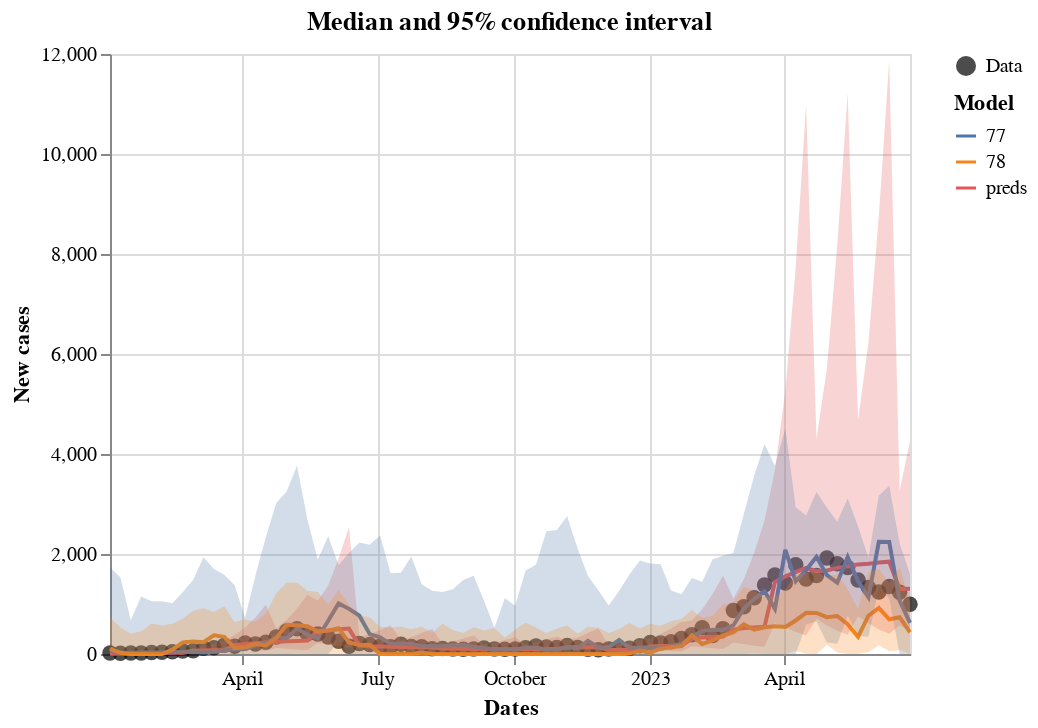

The notebook cell this image was saved under:
### Markdown cell above
To generate a plot of the predictions, you can use the following:

### Code cell
score.plot_predictions()

### Figure 1 — Vega-Lite specification as saved in the notebook (floating-point values rounded to 4 significant figures; data arrays with more than 128 entries replaced by an {"elided": "..."} marker saying what was removed)
{"config": {"view": {"continuousWidth": 300, "continuousHeight": 300}}, "layer": [{"data": {"name": "data-1fff263b8dfc65f577a4f4b19354459e"}, "mark": {"type": "circle", "size": 60}, "encoding": {"color": {"field": "legend", "legend": {"title": null}, "scale": {"range": ["black"]}, "type": "nominal"}, "x": {"field": "dates", "type": "temporal"}, "y": {"field": "casos", "type": "quantitative"}}}, {"data": {"name": "data-cafb0834806632e86c62426c17f485b2"}, "mark": {"type": "line"}, "encoding": {"color": {"field": "model", "legend": {"title": "Model"}, "type": "nominal"}, "x": {"field": "dates", "title": "Dates", "type": "temporal"}, "y": {"field": "preds", "title": "New cases", "type": "quantitative"}}, "title": "Median and 95% confidence interval"}, {"data": {"name": "data-cafb0834806632e86c62426c17f485b2"}, "mark": {"type": "area", "opacity": 0.25}, "encoding": {"color": {"field": "model", "legend": null, "type": "nominal"}, "x": {"field": "dates", "type": "temporal"}, "y": {"field": "lower", "type": "quantitative"}, "y2": {"field": "upper"}}, "title": "Median and 95% confidence interval"}, {"data": {"name": "data-cafb0834806632e86c62426c17f485b2"}, "mark": {"type": "point"}, "encoding": {"color": {"field": "model", "legend": null, "type": "nominal"}, "opacity": {"condition": {"param": "param_3", "value": 1, "empty": false}, "value": 0}, "x": {"field": "dates", "title": "Dates", "type": "temporal"}, "y": {"field": "preds", "title": "New cases", "type": "quantitative"}}, "title": "Median and 95% confidence interval"}, {"data": {"name": "data-3e6c12df7cc6890161fd69aa359fe213"}, "mark": {"type": "rule", "color": "gray"}, "encoding": {"opacity": {"condition": {"param": "param_3", "value": 0.3, "empty": false}, "value": 0}, "tooltip": [{"field": "dates", "title": "Date", "type": "temporal"}, {"field": "preds", "format": ".0f", "type": "quantitative"}, {"field": "77", "format": ".0f", "type": "quantitative"}, {"field": "78", "format": ".0f", "type": "quantitative"}, {"field": "cases", "format": ".0f", "type": "quantitative"}], "x": {"field": "dates", "type": "temporal"}}, "name": "view_3", "transform": [{"pivot": "model", "value": "preds", "groupby": ["dates"]}]}], "height": 300, "params": [{"name": "param_3", "select": {"type": "point", "fields": ["dates"], "nearest": true, "on": "pointerover"}, "views": ["view_3"]}], "resolve": {"scale": {"color": "independent"}}, "width": 400, "$schema": "https://vega.github.io/schema/vega-lite/v5.17.0.json", "datasets": {"data-1fff263b8dfc65f577a4f4b19354459e": [{"dates": "2022-01-02T00:00:00", "casos": 21.0, "legend": "Data"}, {"dates": "2022-01-09T00:00:00", "casos": 14.0, "legend": "Data"}, {"dates": "2022-01-16T00:00:00", "casos": 22.0, "legend": "Data"}, {"dates": "2022-01-23T00:00:00", "casos": 19.0, "legend": "Data"}, {"dates": "2022-01-30T00:00:00", "casos": 31.0, "legend": "Data"}, {"dates": "2022-02-06T00:00:00", "casos": 35.0, "legend": "Data"}, {"dates": "2022-02-13T00:00:00", "casos": 47.0, "legend": "Data"}, {"dates": "2022-02-20T00:00:00", "casos": 62.0, "legend": "Data"}, {"dates": "2022-02-27T00:00:00", "casos": 66.0, "legend": "Data"}, {"dates": "2022-03-06T00:00:00", "casos": 116.0, "legend": "Data"}, {"dates": "2022-03-13T00:00:00", "casos": 126.0, "legend": "Data"}, {"dates": "2022-03-20T00:00:00", "casos": 177.0, "legend": "Data"}, {"dates": "2022-03-27T00:00:00", "casos": 153.0, "legend": "Data"}, {"dates": "2022-04-03T00:00:00", "casos": 222.0, "legend": "Data"}, {"dates": "2022-04-10T00:00:00", "casos": 201.0, "legend": "Data"}, {"dates": "2022-04-17T00:00:00", "casos": 234.0, "legend": "Data"}, {"dates": "2022-04-24T00:00:00", "casos": 342.0, "legend": "Data"}, {"dates": "2022-05-01T00:00:00", "casos": 461.0, "legend": "Data"}, {"dates": "2022-05-08T00:00:00", "casos": 505.0, "legend": "Data"}, {"dates": "2022-05-15T00:00:00", "casos": 406.0, "legend": "Data"}, {"dates": "2022-05-22T00:00:00", "casos": 400.0, "legend": "Data"}, {"dates": "2022-05-29T00:00:00", "casos": 338.0, "legend": "Data"}, {"dates": "2022-06-05T00:00:00", "casos": 255.0, "legend": "Data"}, {"dates": "2022-06-12T00:00:00", "casos": 153.0, "legend": "Data"}, {"dates": "2022-06-19T00:00:00", "casos": 209.0, "legend": "Data"}, {"dates": "2022-06-26T00:00:00", "casos": 189.0, "legend": "Data"}, {"dates": "2022-07-03T00:00:00", "casos": 155.0, "legend": "Data"}, {"dates": "2022-07-10T00:00:00", "casos": 144.0, "legend": "Data"}, {"dates": "2022-07-17T00:00:00", "casos": 194.0, "legend": "Data"}, {"dates": "2022-07-24T00:00:00", "casos": 148.0, "legend": "Data"}, {"dates": "2022-07-31T00:00:00", "casos": 145.0, "legend": "Data"}, {"dates": "2022-08-07T00:00:00", "casos": 106.0, "legend": "Data"}, {"dates": "2022-08-14T00:00:00", "casos": 110.0, "legend": "Data"}, {"dates": "2022-08-21T00:00:00", "casos": 99.0, "legend": "Data"}, {"dates": "2022-08-28T00:00:00", "casos": 94.0, "legend": "Data"}, {"dates": "2022-09-04T00:00:00", "casos": 101.0, "legend": "Data"}, {"dates": "2022-09-11T00:00:00", "casos": 120.0, "legend": "Data"}, {"dates": "2022-09-18T00:00:00", "casos": 102.0, "legend": "Data"}, {"dates": "2022-09-25T00:00:00", "casos": 95.0, "legend": "Data"}, {"dates": "2022-10-02T00:00:00", "casos": 102.0, "legend": "Data"}, {"dates": "2022-10-09T00:00:00", "casos": 123.0, "legend": "Data"}, {"dates": "2022-10-16T00:00:00", "casos": 160.0, "legend": "Data"}, {"dates": "2022-10-23T00:00:00", "casos": 139.0, "legend": "Data"}, {"dates": "2022-10-30T00:00:00", "casos": 131.0, "legend": "Data"}, {"dates": "2022-11-06T00:00:00", "casos": 171.0, "legend": "Data"}, {"dates": "2022-11-13T00:00:00", "casos": 129.0, "legend": "Data"}, {"dates": "2022-11-20T00:00:00", "casos": 94.0, "legend": "Data"}, {"dates": "2022-11-27T00:00:00", "casos": 86.0, "legend": "Data"}, {"dates": "2022-12-04T00:00:00", "casos": 98.0, "legend": "Data"}, {"dates": "2022-12-11T00:00:00", "casos": 123.0, "legend": "Data"}, {"dates": "2022-12-18T00:00:00", "casos": 117.0, "legend": "Data"}, {"dates": "2022-12-25T00:00:00", "casos": 163.0, "legend": "Data"}, {"dates": "2023-01-01T00:00:00", "casos": 230.0, "legend": "Data"}, {"dates": "2023-01-08T00:00:00", "casos": 218.0, "legend": "Data"}, {"dates": "2023-01-15T00:00:00", "casos": 246.0, "legend": "Data"}, {"dates": "2023-01-22T00:00:00", "casos": 312.0, "legend": "Data"}, {"dates": "2023-01-29T00:00:00", "casos": 383.0, "legend": "Data"}, {"dates": "2023-02-05T00:00:00", "casos": 525.0, "legend": "Data"}, {"dates": "2023-02-12T00:00:00", "casos": 372.0, "legend": "Data"}, {"dates": "2023-02-19T00:00:00", "casos": 507.0, "legend": "Data"}, {"dates": "2023-02-26T00:00:00", "casos": 870.0, "legend": "Data"}, {"dates": "2023-03-05T00:00:00", "casos": 945.0, "legend": "Data"}, {"dates": "2023-03-12T00:00:00", "casos": 1125.0, "legend": "Data"}, {"dates": "2023-03-19T00:00:00", "casos": 1382.0, "legend": "Data"}, {"dates": "2023-03-26T00:00:00", "casos": 1580.0, "legend": "Data"}, {"dates": "2023-04-02T00:00:00", "casos": 1420.0, "legend": "Data"}, {"dates": "2023-04-09T00:00:00", "casos": 1783.0, "legend": "Data"}, {"dates": "2023-04-16T00:00:00", "casos": 1502.0, "legend": "Data"}, {"dates": "2023-04-23T00:00:00", "casos": 1572.0, "legend": "Data"}, {"dates": "2023-04-30T00:00:00", "casos": 1919.0, "legend": "Data"}, {"dates": "2023-05-07T00:00:00", "casos": 1807.0, "legend": "Data"}, {"dates": "2023-05-14T00:00:00", "casos": 1731.0, "legend": "Data"}, {"dates": "2023-05-21T00:00:00", "casos": 1479.0, "legend": "Data"}, {"dates": "2023-05-28T00:00:00", "casos": 1328.0, "legend": "Data"}, {"dates": "2023-06-04T00:00:00", "casos": 1238.0, "legend": "Data"}, {"dates": "2023-06-11T00:00:00", "casos": 1348.0, "legend": "Data"}, {"dates": "2023-06-18T00:00:00", "casos": 1236.0, "legend": "Data"}, {"dates": "2023-06-25T00:00:00", "casos": 996.0, "legend": "Data"}], "data-cafb0834806632e86c62426c17f485b2": {"elided": "234 records"}, "data-3e6c12df7cc6890161fd69aa359fe213": {"elided": "312 records"}}}
